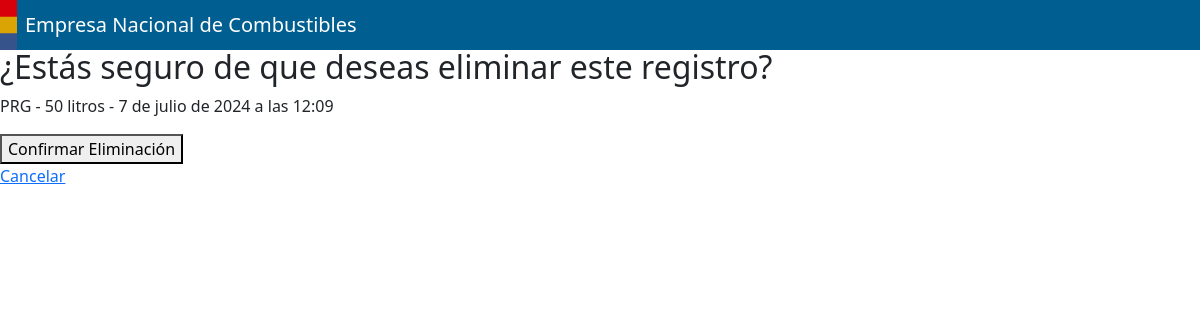
The app's page /eliminarRegistro/6/ with its own data.
### core/models.py (models this page shows, shortened)
class combustible(models.Model):
    codigo = models.ForeignKey(codigoPlanta, on_delete=models.CASCADE)
    producto = models.ForeignKey(producto, on_delete=models.CASCADE)
    litros = models.IntegerField()
    fecha_hora = models.DateTimeField(auto_now_add=True)
    fecha_modificacion = models.DateTimeField(auto_now_add=True)
    usuario_modificador = models.ForeignKey(User, on_delete=models.SET_NULL, null=True, blank=True, related_name='modificaciones')
    eliminado = models.BooleanField(default=False)
    operario = models.ForeignKey(User, on_delete=models.CASCADE)
    turno = models.CharField(
        max_length=2,
        choices=TURNO_CHOICES,
        default='-'
    )

class codigoPlanta(models.Model):
    clave = models.CharField(max_length=3, unique=True)
    descripcion = models.CharField(max_length=100)
    productos = models.ManyToManyField(producto, related_name='codigos')
    def __str__(self):
        return self.clave

### core/views.py (the view)
# urls.py: path('eliminarRegistro/<int:pk>/', views.eliminar_registro, name='eliminar_registro'),
def eliminar_registro(request, pk):
    registro = get_object_or_404(combustible, pk=pk)
    if request.method == 'POST':
        registro.eliminar()  # Llamar al método de eliminación lógica
        registro.fecha_modificacion = timezone.now()
        registro.usuario_modificador = request.user
        registro.save()
        return redirect('listar_registros')
    context = {
        'registro': registro
    }
    return render(request, 'core/eliminarRegistro.html', context)

### core/templates/core/eliminarRegistro.html (shortened to what this page needs)
{% extends 'core/base.html' %}
{% load static %}
{% block content %}
<br><br>
<body>
    <h2>¿Estás seguro de que deseas eliminar este registro?</h2>
    <p>{{ registro.codigo }} - {{ registro.litros }} litros - {{ registro.fecha_hora }}</p>
    <form action="{% url 'eliminar_registro' registro.pk %}" method="post">
        <button type="submit">Confirmar Eliminación</button>
    </form>
    <a href="{% url 'home' %}">Cancelar</a>
</body>
</html>
{% endblock %}

### records on screen
combustible: codigo "PRG", litros "50", fecha_hora "7 de julio de 2024 a las 12:09"
